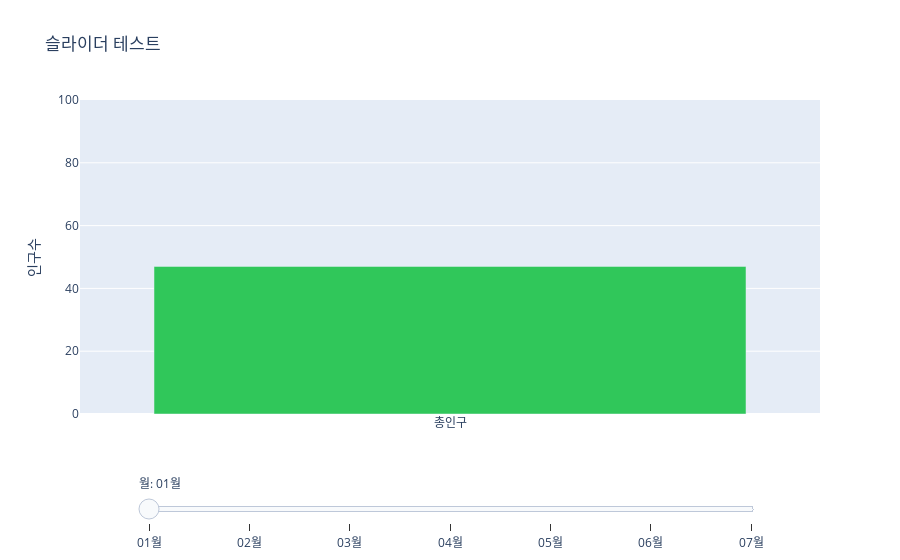

Notebook source saved alongside this figure:
### Code cell
# 월별 슬라이더의 프레임을 구성하기 위해 각 월에 대한 트레이스 준비
# 슬라이더의 각 스텝과 프레임 이름을 매칭 하기 위한 월 라벨 목록
frames = []
for M in MONTH:
    row = df.loc[df['월'] == M].iloc[0]
    frames.append(go.Frame(
        name=M,     # 프레임 고유 이름, 슬라이더 step의 첫번째 요소와 동일한 값이어야 함
        data=[      # 프레임에서 표현할 트레이스,
             go.Bar(x=['총인구'], y=[row['총인구']]),
            go.Bar(x=['남자'],   y=[row['남자']]),
            go.Bar(x=['여자'],   y=[row['여자']]),
        ]
    ))

# 초기 상태 설정(1월만 보이게)
init_row = df.iloc[0]

# 전체 트레이스 컨테이너, 초기 data, frames, layout 할당
fig = go.Figure(   
    data=[
        go.Bar(x=['총인구'], y=[init_row['총인구']], name='총인구', visible=True,  marker={'color': '#30C75A'}, ),
        go.Bar(x=['남자'],   y=[init_row['남자']],   name='남자',   visible=False, marker={'color': '#3148C7'}, ),
        go.Bar(x=['여자'],   y=[init_row['여자']],   name='여자',   visible=False, marker={'color': '#D63626'}, ),
    ],
    frames=frames
)

# 슬라이더(월 이동)
sliders = [{
    'active': 0,                # 처음 선택할 step의 인덱스  
    'x': 0.08, 'y': -0.12,      # 하단 배치
    'len': 0.84,                # 슬라이더 길이
    'currentvalue': {           # 현재 값 표시 영역, prefix/suffix: 값의 앞/뒤에 이어 붙일 문장 작성
        'prefix': f'월: '
    },
    'steps': [{                 # 슬라이더의 각 칸을 의미하는 리스트[{step1}, {step2}, ...]
        'method': 'animate',    # 실행할 동작 
        'args': [          # 각 step의 세부 설정
            [M],           # 재생할 프레임 목록, 이름이 M인 프레임으로 전환, [None]으로 할당시 순서대로 재생
            {
                'mode': 'immediate',             
                'frame': {'duration': 0, 'redraw': True}, # duration: 프레임간격(밀리초, 1000 == 1초), redraw: 매번 전체 트레이스 다시 그리기, False일 경우 변한 부분만 다시 그림
            }            # 프레임 사이 전환 효과
        ],
        'label': M
    } for M in MONTH]
}]
fig.update_layout(
    title='슬라이더 테스트',
    sliders=sliders,
    yaxis_title='인구수',
    yaxis={'range': [0,100]}
)
fig.show()

### Figure 1 — Plotly figure (JSON) as saved in the notebook; plotly's stock layout.template omitted (floating-point values rounded to 4 significant figures)
{"data": [{"marker": {"color": "#30C75A"}, "name": "총인구", "type": "bar", "visible": true, "x": ["총인구"], "y": [47]}, {"marker": {"color": "#3148C7"}, "name": "남자", "type": "bar", "visible": false, "x": ["남자"], "y": [38]}, {"marker": {"color": "#D63626"}, "name": "여자", "type": "bar", "visible": false, "x": ["여자"], "y": [9]}], "layout": {"sliders": [{"active": 0, "currentvalue": {"prefix": "월: "}, "len": 0.84, "steps": [{"args": [["01월"], {"frame": {"duration": 0, "redraw": true}, "mode": "immediate"}], "label": "01월", "method": "animate"}, {"args": [["02월"], {"frame": {"duration": 0, "redraw": true}, "mode": "immediate"}], "label": "02월", "method": "animate"}, {"args": [["03월"], {"frame": {"duration": 0, "redraw": true}, "mode": "immediate"}], "label": "03월", "method": "animate"}, {"args": [["04월"], {"frame": {"duration": 0, "redraw": true}, "mode": "immediate"}], "label": "04월", "method": "animate"}, {"args": [["05월"], {"frame": {"duration": 0, "redraw": true}, "mode": "immediate"}], "label": "05월", "method": "animate"}, {"args": [["06월"], {"frame": {"duration": 0, "redraw": true}, "mode": "immediate"}], "label": "06월", "method": "animate"}, {"args": [["07월"], {"frame": {"duration": 0, "redraw": true}, "mode": "immediate"}], "label": "07월", "method": "animate"}], "x": 0.08, "y": -0.12}], "title": {"text": "슬라이더 테스트"}, "yaxis": {"range": [0, 100], "title": {"text": "인구수"}}}}
